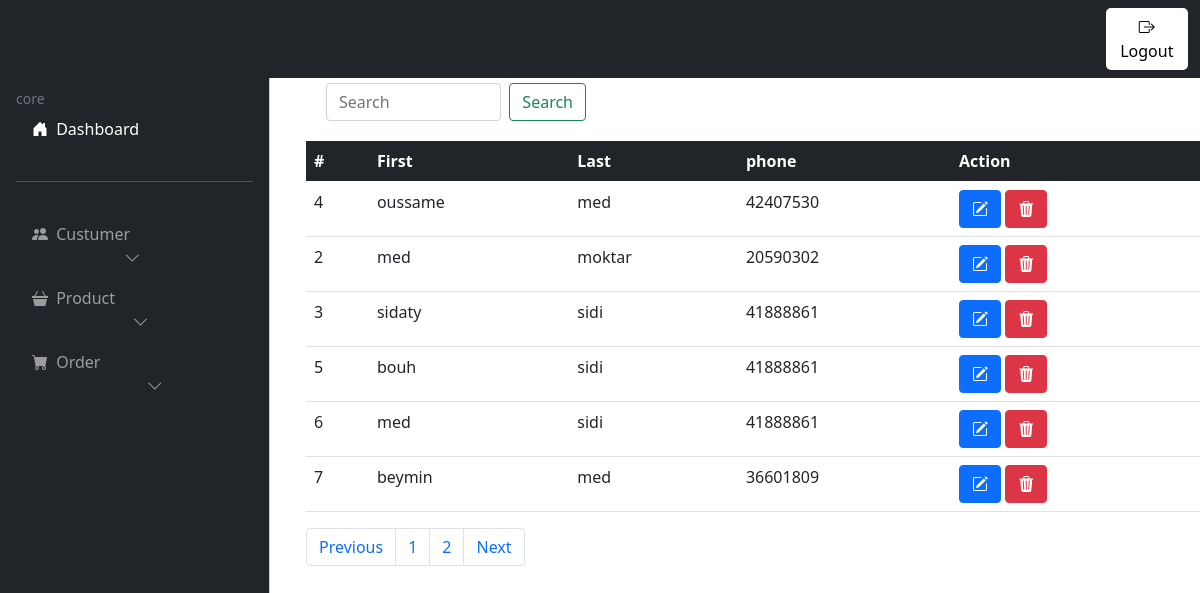
Screenshot of /Display-custumer.php (signed in) with the database file from the repository.
### tables this page shows
CREATE TABLE IF NOT EXISTS `clien` (
  `id` int NOT NULL AUTO_INCREMENT,
  `nom` varchar(100) NOT NULL,
  `prenom` varchar(50) NOT NULL,
  `tel` varchar(100) NOT NULL,
  PRIMARY KEY (`id`)
);

### Display-custumer.php (the view, shortened to what this page needs)
<?php require "navbar.php"?>
<!DOCTYPE html>
<html lang="en">
<head>
</head>
<body>
    <div class="col-lg-9">
        <div class="container">
              <form class="d-fle" Action="Display-custumer.php" method="post">
                      <input class="form-control me-2" name="search" type="search" placeholder="Search" aria-label="Search">
                      <button class="btn btn-outline-success" name="submit" type="submit">Search</button>
                    </form>
              <table class="table">
                <thead class="table-dark">
                  <tr>
                    <th scope="col">#</th>
                    <th scope="col">First</th>
                    <th scope="col">Last</th>
                    <th scope="col">phone</th>
                    <th scope="col">Action</th>
                  </tr>
                </thead>
                <tbody>
                  <?php
                  require "controller/connect.php";
                  if(isset($_POST['submit'])){
                    $search=$_POST['search'];
                    $req="SELECT*FROM clien WHERE nom LIKE '%$search%'";
                    $res=$conx->query($req);
                    if($row=$res->fetch_assoc()){
                      ?>
                      <tr>
                  <td><?=$row['id']?></td>
                    <td><?=$row['nom']?></td>
                    <td><?=$row['prenom']?></td>
                    <td><?=$row['tel']?></td>
                    <td>
                    <a class="btn btn-primary" href="edit-custumer.php?id=<?=$row['id']?>"><i class="bi bi-pencil-square"></i></a>
                    <a class="btn btn-danger" onclick="confirmdelet(<?= $row['id'] ?>)"><i class="bi bi-trash3-fill"></i></a>
                  </td>
                  </tr>
                  <?php }}else{
                  $star= 0;
                  $end=6;
                  $r=$conx->query("SELECT*FROM clien ");
                  $nb = $r->num_rows;
                  $page=ceil($nb/$end);
                  $req="SELECT*FROM clien LIMIT $star,$end";
                  $res=$conx->query($req);
                  while($row=$res->fetch_assoc()){
                  ?>
                  <tr>
                  <td><?=$row['id']?></td>
                    <td><?=$row['nom']?></td>
                    <td><?=$row['prenom']?></td>
                    <td><?=$row['tel']?></td>
                    <td>
                    <a class="btn btn-primary" href="edit-custumer.php?id=<?=$row['id']?>"><i class="bi bi-pencil-square"></i></a>
                    <a class="btn btn-danger" onclick="confirmdelet(<?= $row['id'] ?>)"><i class="bi bi-trash3-fill"></i></a>
                  </td>
                  </tr>
                  <?php }} ?>
                </tbody>
              </table>
        </div>
<nav aria-label="Page navigation example " style="padding:0%; margin-top:0%;">
  <ul class="pagination ">
  <?php if(isset($_GET["page-nr"]) && $_GET["page-nr"]>1){
      ?>
      <li class="page-item"><a class="page-link" href="?page-nr=<?= $_GET["page-nr"]-1 ?>">Previous</a></li>
  <?php
    }else{
      ?>
    <li class="page-item"><a class="page-link" href="#">Previous</a></li>
   <?php }
 ?>
    <?php
    for($i=1;$i<=$page;$i++){?>
      <li class="page-item"><a class="page-link" href="?page-nr=<?= $i ?>"><?= $i ?></a></li>
      <?php }
     ?>
    <?php if(!isset($_GET["page-nr"])){
      ?>
      <li class="page-item"><a class="page-link" href="?page-nr=2">Next</a></li>
  <?php
    }else{
      if($_GET["page-nr"]>=$page){
      ?>
    <li class="page-item"><a class="page-link" href="#">Next</a></li>
    <?php }else{
    ?>
      <li class="page-item"><a class="page-link" href="?page-nr=<?= $_GET["page-nr"] + 1 ?>">Next</a></li>
   <?php }}
 ?>
  </ul>
</nav>
</div>
</div>
</body>
</html>

### css/styles.css (style rules this page uses)
:root { --Offcanvas-width:270px; --topheight:9%; }
@media (min-width:992px) { body { overflow: auto !important; } }

### Display-custumer.php (style rules this page uses)
.container { margin-top: 7%; padding: 0; }
.d-fle { padding: 20px; width: 300px; display: flex; }

### rows the page displays
clien: id "4", nom "oussame", prenom "med", tel "42407530"
clien: id "2", nom "med", prenom "moktar", tel "20590302"
clien: id "3", nom "sidaty", prenom "sidi", tel "41888861"
clien: id "5", nom "bouh", prenom "sidi", tel "41888861"
clien: id "6", nom "med", prenom "sidi", tel "41888861"
clien: id "7", nom "beymin", prenom "med", tel "36601809"
